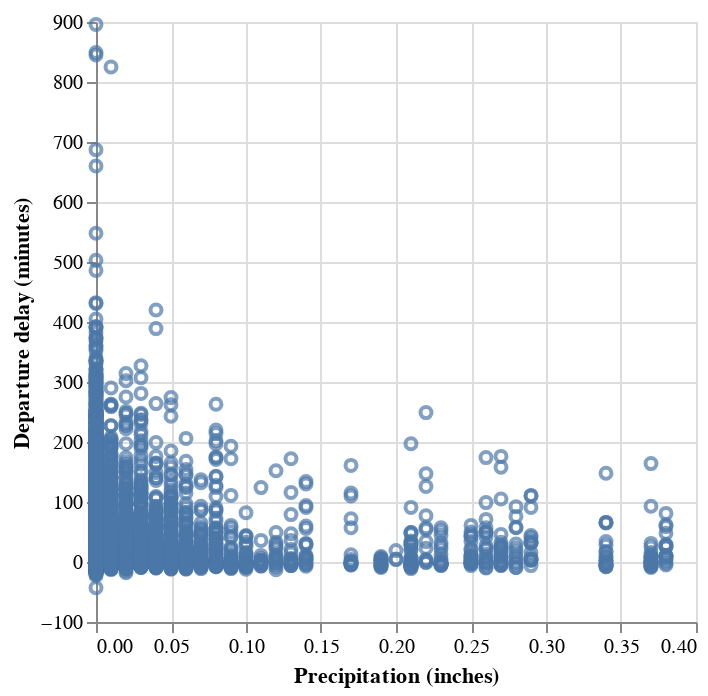

Notebook code for this chart:
### Code cell
# Solution
alt.Chart(flights_with_precip).mark_point().encode(
    alt.X('precip:Q', title='Precipitation (inches)'),
    alt.Y('dep_delay:Q', title='Departure delay (minutes)')
)

### Figure 1 — Vega specification as saved in the notebook (floating-point values rounded to 4 significant figures; data arrays with more than 128 entries replaced by an {"elided": "..."} marker saying what was removed)
{"$schema": "https://vega.github.io/schema/vega/v5.json", "data": [{"name": "source_0", "values": {"elided": "26196 records"}}, {"name": "source_0_x_domain_precip", "values": [{"min": 0.0, "max": 0.38}]}, {"name": "source_0_y_domain_dep_delay", "values": [{"min": -43.0, "max": 896.0}]}], "marks": [{"type": "symbol", "name": "marks", "from": {"data": "source_0"}, "encode": {"update": {"y": {"field": "dep_delay", "scale": "y"}, "stroke": {"value": "#4c78a8"}, "opacity": {"value": 0.7}, "fill": {"value": "transparent"}, "ariaRoleDescription": {"value": "point"}, "description": {"signal": "\"Precipitation (inches): \" + (format(datum[\"precip\"], \"\")) + \"; Departure delay (minutes): \" + (format(datum[\"dep_delay\"], \"\"))"}, "x": {"field": "precip", "scale": "x"}}}, "style": ["point"]}], "scales": [{"name": "x", "type": "linear", "domain": [{"signal": "(data(\"source_0_x_domain_precip\")[0] || {}).min"}, {"signal": "(data(\"source_0_x_domain_precip\")[0] || {}).max"}], "range": [0, {"signal": "width"}], "zero": true, "nice": true}, {"name": "y", "type": "linear", "domain": [{"signal": "(data(\"source_0_y_domain_dep_delay\")[0] || {}).min"}, {"signal": "(data(\"source_0_y_domain_dep_delay\")[0] || {}).max"}], "range": [{"signal": "height"}, 0], "nice": true, "zero": true}], "axes": [{"scale": "x", "grid": true, "gridScale": "y", "aria": false, "domain": false, "minExtent": 0, "orient": "bottom", "maxExtent": 0, "zindex": 0, "labels": false, "tickCount": {"signal": "ceil(width/40)"}, "ticks": false}, {"scale": "y", "tickCount": {"signal": "ceil(height/40)"}, "grid": true, "ticks": false, "domain": false, "labels": false, "zindex": 0, "maxExtent": 0, "gridScale": "x", "minExtent": 0, "aria": false, "orient": "left"}, {"scale": "x", "zindex": 0, "tickCount": {"signal": "ceil(width/40)"}, "labelFlush": true, "title": "Precipitation (inches)", "orient": "bottom", "grid": false, "labelOverlap": true}, {"scale": "y", "orient": "left", "title": "Departure delay (minutes)", "zindex": 0, "tickCount": {"signal": "ceil(height/40)"}, "labelOverlap": true, "grid": false}], "height": 300, "style": "cell", "background": "white", "width": 300, "padding": 5}
